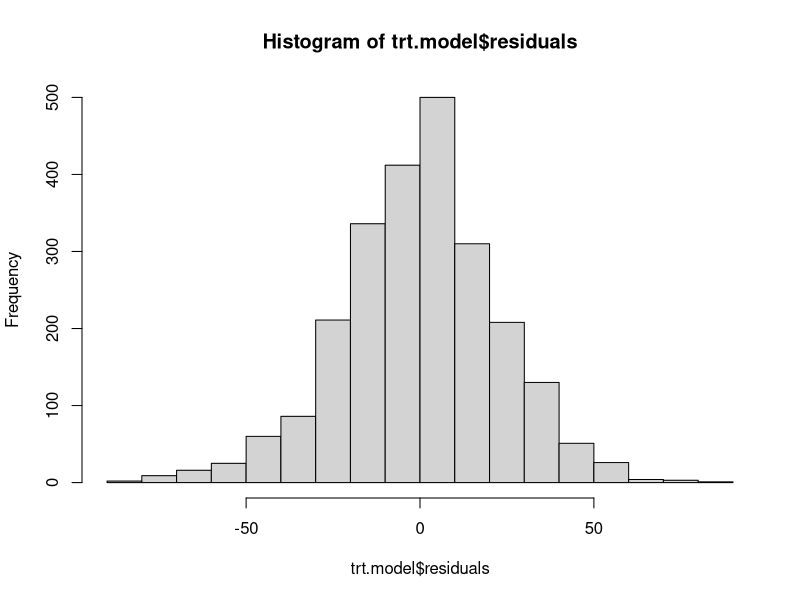
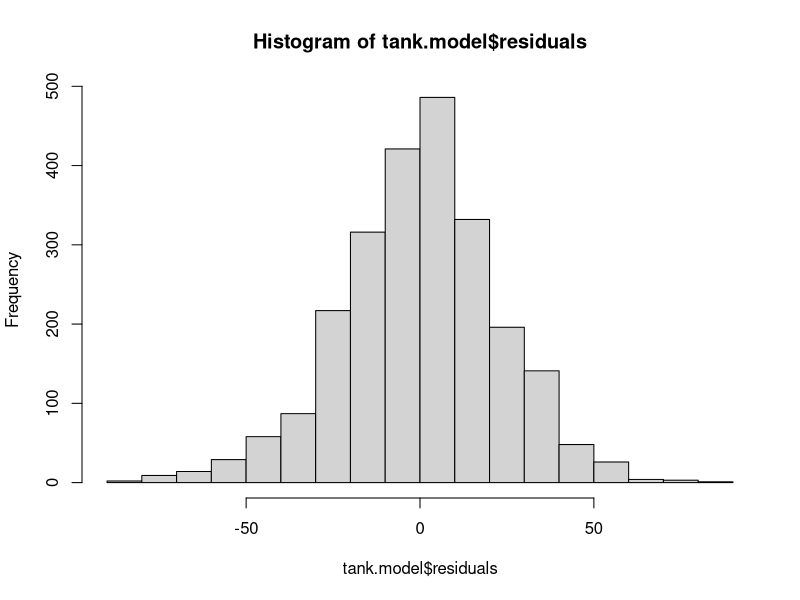
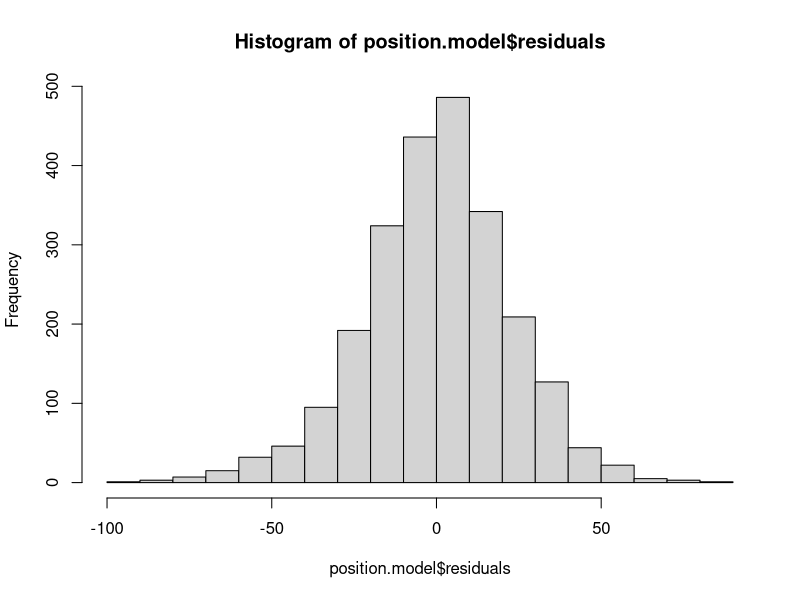
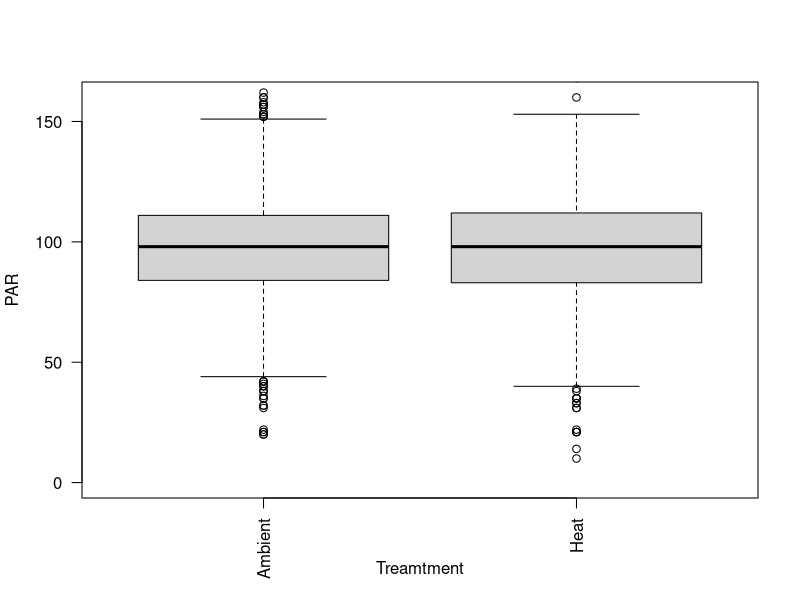
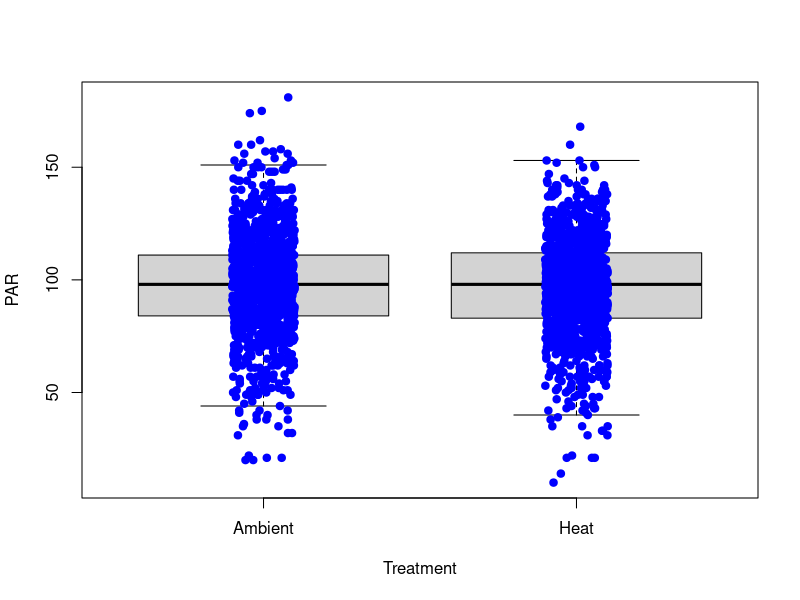
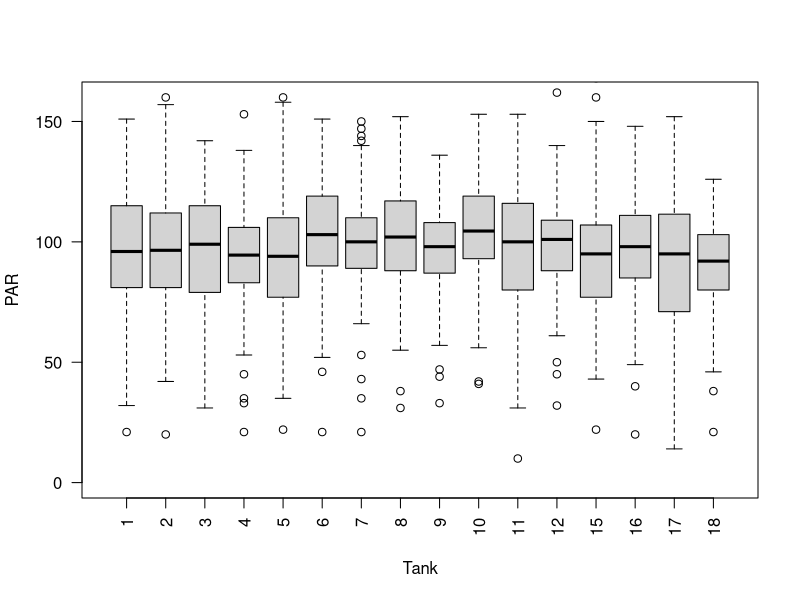
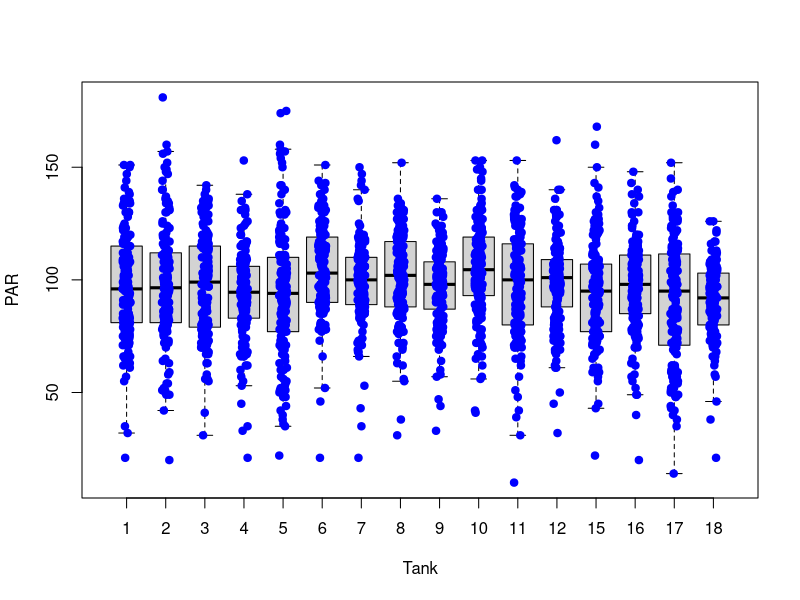
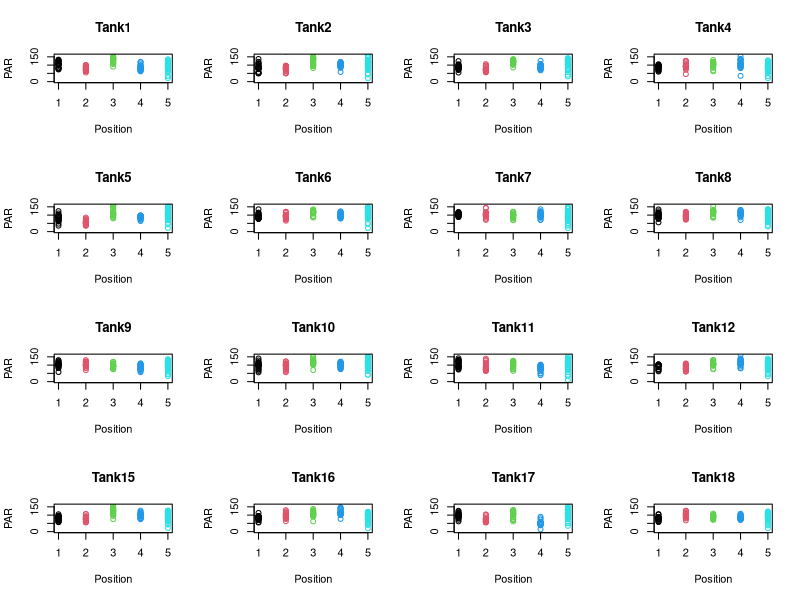

R code for these plots, in order:
## ---- chunk 1
knitr::opts_chunk$set(echo = TRUE)
## ---- chunk 2
library(tidyverse)
## ---- chunk 3
getwd()
## ---- chunk 4
light <- read.csv("data/Light_Data.csv", header = TRUE)
light <- subset(light, Treatment=="Heat" | Treatment=="Ambient")

## ---- chunk 5
# By Treatment
trt.model <- aov(PAR ~ Treatment,data=light)
trt.model
summary(trt.model)
hist(trt.model$residuals)

# By Tank
tank.model <- aov(PAR ~ Tank,data=light)
tank.model
summary(tank.model)
hist(tank.model$residuals)

# By Position
position.model <- lm(PAR ~ Position, data=light)
position.model
summary(position.model)
hist(position.model$residuals)
## ---- chunk 6
pdf("../output/Light.by.Treatment.pdf")
plot(as.factor(light$Treatment), light$PAR, xlab="Treamtment", ylab="PAR", ylim=c(0,160), las=2)
boxplot(PAR ~ Treatment, data = light, outpch = NA) 
stripchart(PAR ~ Treatment, data = light, 
           vertical = TRUE, method = "jitter", 
           pch = 21, col = "blue", bg = "blue", 
           add = TRUE) 
dev.off()
## ---- chunk 7
pdf("../output/Light.by.Tank.pdf")
plot(as.factor(light$Tank), light$PAR, xlab="Tank", ylab="PAR", ylim=c(0,160), las=2)
boxplot(PAR ~ Tank, data = light, outpch = NA) 
stripchart(PAR ~ Tank, data = light, 
           vertical = TRUE, method = "jitter", 
           pch = 21, col = "blue", bg = "blue", 
           add = TRUE) 
dev.off()
## ---- chunk 8
pdf("../output/Light.by.Position.pdf")
par(mfrow=c(4,4))
Tank1 <- subset(light, Tank==1)
plot(PAR ~ Position, data=Tank1, col=Position, ylim=c(0,160), main = "Tank1")

Tank2 <- subset(light, Tank==2)
plot(PAR ~ Position, data=Tank2, col=Position, ylim=c(0,160), main = "Tank2")

Tank3 <- subset(light, Tank==3)
plot(PAR ~ Position, data=Tank3, col=Position, ylim=c(0,160), main = "Tank3")

Tank4 <- subset(light, Tank==4)
plot(PAR ~ Position, data=Tank4, col=Position, ylim=c(0,160), main = "Tank4")

Tank5 <- subset(light, Tank==5)
plot(PAR ~ Position, data=Tank5, col=Position, ylim=c(0,160), main = "Tank5")

Tank6 <- subset(light, Tank==6)
plot(PAR ~ Position, data=Tank6, col=Position, ylim=c(0,160), main = "Tank6")

Tank7 <- subset(light, Tank==7)
plot(PAR ~ Position, data=Tank7, col=Position, ylim=c(0,160), main = "Tank7")

Tank8 <- subset(light, Tank==8)
plot(PAR ~ Position, data=Tank8, col=Position, ylim=c(0,160), main = "Tank8")

Tank9 <- subset(light, Tank==9)
plot(PAR ~ Position, data=Tank9, col=Position, ylim=c(0,160), main = "Tank9")

Tank10 <- subset(light, Tank==10)
plot(PAR ~ Position, data=Tank10, col=Position, ylim=c(0,160), main = "Tank10")

Tank11 <- subset(light, Tank==11)
plot(PAR ~ Position, data=Tank11, col=Position, ylim=c(0,160), main = "Tank11")

Tank12 <- subset(light, Tank==12)
plot(PAR ~ Position, data=Tank12, col=Position, ylim=c(0,160), main = "Tank12")

Tank15 <- subset(light, Tank==15)
plot(PAR ~ Position, data=Tank15, col=Position, ylim=c(0,160), main = "Tank15")

Tank16 <- subset(light, Tank==16)
plot(PAR ~ Position, data=Tank16, col=Position, ylim=c(0,160), main = "Tank16")

Tank17 <- subset(light, Tank==17)
plot(PAR ~ Position, data=Tank17, col=Position, ylim=c(0,160), main = "Tank17")

Tank18 <- subset(light, Tank==18)
plot(PAR ~ Position, data=Tank18, col=Position, ylim=c(0,160), main = "Tank18")

dev.off()
